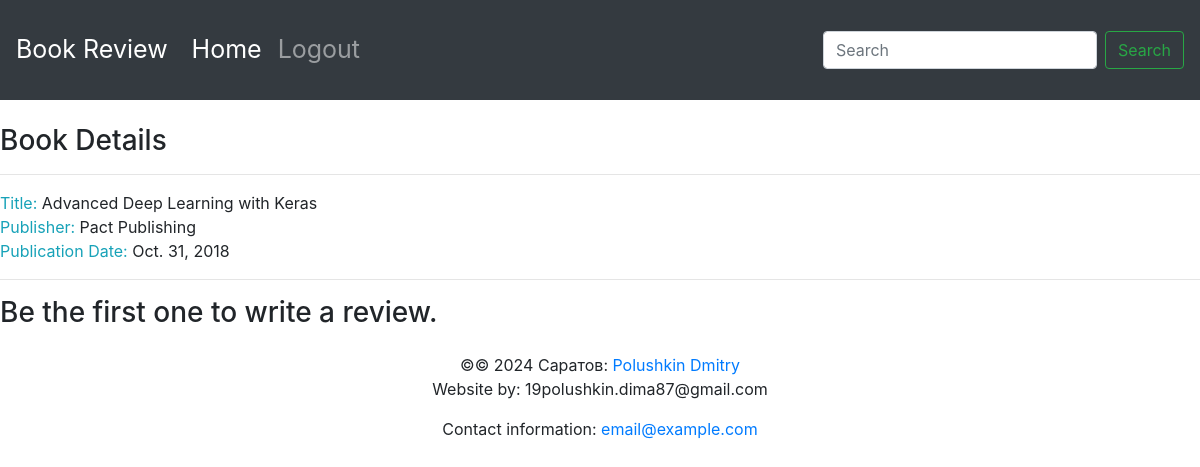
Page /books/1/ on the committed database.
### reviews/models.py (models this page shows, shortened)
class Book(models.Model):
    title = models.CharField(max_length=70, help_text="The title of the Book")
    publication_date = models.DateField(verbose_name="Date the book was published.")
    isbn = models.CharField(max_length=20, verbose_name="ISBN number of the book.")
    publisher = models.ForeignKey(Publisher, on_delete=models.CASCADE)
    contributors = models.ManyToManyField('Contributor', through="BookContributor")

class Publisher(models.Model):
    name = models.CharField(max_length=50,
                            help_text="The name of the Publisher.")
    website = models.URLField(help_text="The Publisher's website.")
    email = models.EmailField(help_text="The Publisher's email address.")
    def __str__(self):
        return self.name

### reviews/views.py (the view)
# urls.py: path('books/<int:pk>/', views.books_detail, name='book_detail'),
def books_detail(request, pk):
    book = get_object_or_404(Book, pk=pk)
    reviews = book.review_set.all()
    if reviews:
        book_rating = average_rating(review.rating for review in reviews)
        context = {
            "book": book,
            "book_rating": book_rating,
            "reviews": reviews
        }
    else:
        context = {
            "book": book,
            "book_rating": None,
            "reviews": None
        }
    return render(request, 'reviews/books_detail.html', context)

### reviews/templates/reviews/books_detail.html (shortened to what this page needs)
{% extends 'base.html' %}
{% block content %}
<br>
<h3>Book Details</h3>
<hr>
<span class="text-info">Title: </span><span>{{ book.title }}</span>
<br>
<span class="text-info">Publisher: </span><span>{{ book.publisher }}</span>
<br>
<span class="text-info">Publication Date: </span><span>{{ book.publication_date }}</span>
<br>
{% if not reviews %}
<hr>
<h3>Be the first one to write a review.</h3>
{% endif %}
{% endblock %}

### rows in the picture
Book: title "Advanced Deep Learning with Keras", publisher "Pact Publishing", publication_date "Oct. 31, 2018"
